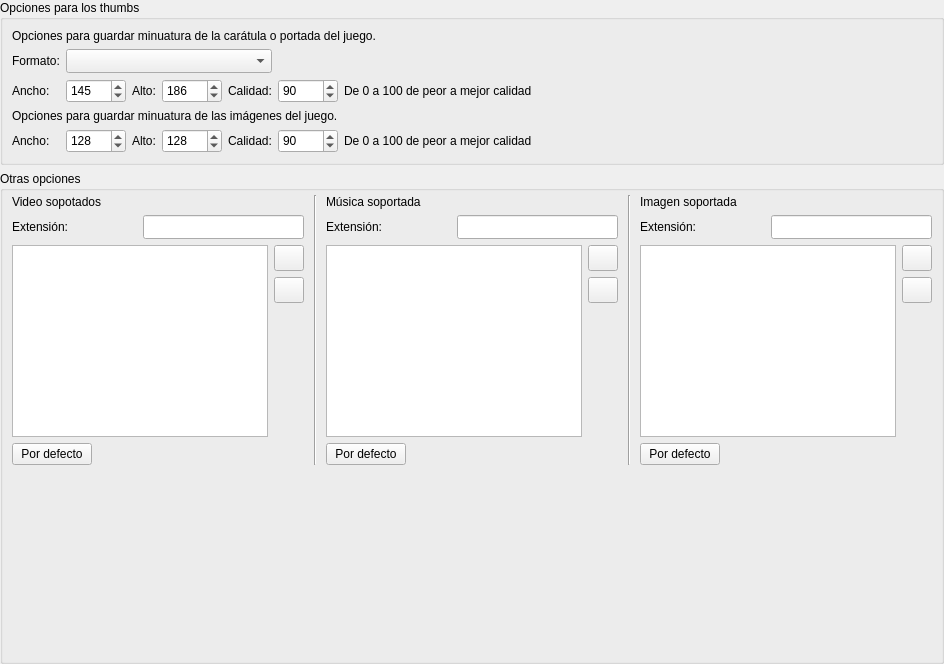
     <widget class="QWidget" name="page_8">
      <layout class="QVBoxLayout" name="verticalLayout_7">
       <property name="margin">
        <number>0</number>
       </property>
       <item>
        <widget class="QGroupBox" name="groupBox">
         <property name="title">
          <string>Opciones para los thumbs</string>
         </property>
         <layout class="QGridLayout" name="gridLayout_14">
          <item row="0" column="0" colspan="7">
           <widget class="QLabel" name="lb_Opt_74">
            <property name="text">
             <string>Opciones para guardar minuatura de la carátula o portada del juego.</string>
            </property>
           </widget>
          </item>
          <item row="1" column="0">
           <widget class="QLabel" name="lb_Opt_73">
            <property name="text">
             <string>Formato:</string>
            </property>
           </widget>
          </item>
          <item row="1" column="1" colspan="4">
           <widget class="QComboBox" name="cbx_thumb_format">
            <property name="minimumSize">
             <size>
              <width>0</width>
              <height>24</height>
             </size>
            </property>
           </widget>
          </item>
          <item row="2" column="0">
           <widget class="QLabel" name="lb_Opt_65">
            <property name="text">
             <string>Ancho:</string>
            </property>
           </widget>
          </item>
          <item row="2" column="1">
           <widget class="QSpinBox" name="spinBox_thumb_width">
            <property name="minimumSize">
             <size>
              <width>60</width>
              <height>24</height>
             </size>
            </property>
            <property name="minimum">
             <number>64</number>
            </property>
            <property name="maximum">
             <number>1024</number>
            </property>
            <property name="value">
             <number>145</number>
            </property>
           </widget>
          </item>
          <item row="2" column="2">
           <widget class="QLabel" name="lb_Opt_66">
            <property name="text">
             <string>Alto:</string>
            </property>
           </widget>
          </item>
          <item row="2" column="3">
           <widget class="QSpinBox" name="spinBox_thumb_height">
            <property name="minimumSize">
             <size>
              <width>60</width>
              <height>24</height>
             </size>
            </property>
            <property name="minimum">
             <number>64</number>
            </property>
            <property name="maximum">
             <number>1024</number>
            </property>
            <property name="value">
             <number>186</number>
            </property>
           </widget>
          </item>
          <item row="2" column="4">
           <widget class="QLabel" name="lb_Opt_67">
            <property name="text">
             <string>Calidad:</string>
            </property>
           </widget>
          </item>
          <item row="2" column="5">
           <widget class="QSpinBox" name="spinBox_thumb_quality">
            <property name="minimumSize">
             <size>
              <width>60</width>
              <height>24</height>
             </size>
            </property>
            <property name="minimum">
             <number>0</number>
            </property>
            <property name="maximum">
             <number>100</number>
            </property>
            <property name="value">
             <number>90</number>
            </property>
           </widget>
          </item>
          <item row="2" column="6">
           <widget class="QLabel" name="lb_Opt_68">
            <property name="sizePolicy">
             <sizepolicy hsizetype="Expanding" vsizetype="Preferred">
              <horstretch>0</horstretch>
              <verstretch>0</verstretch>
             </sizepolicy>
            </property>
            <property name="text">
             <string>De 0 a 100 de peor a mejor calidad</string>
            </property>
           </widget>
          </item>
          <item row="3" column="0" colspan="7">
           <widget class="QLabel" name="lb_Opt_75">
            <property name="text">
             <string>Opciones para guardar minuatura de las imágenes del juego.</string>
            </property>
           </widget>
          </item>
          <item row="4" column="0">
           <widget class="QLabel" name="lb_Opt_72">
            <property name="text">
             <string>Ancho:</string>
            </property>
           </widget>
          </item>
          <item row="4" column="1">
           <widget class="QSpinBox" name="spinBox_thumb_img_width">
            <property name="minimumSize">
             <size>
              <width>60</width>
              <height>24</height>
             </size>
            </property>
            <property name="minimum">
             <number>64</number>
            </property>
            <property name="maximum">
             <number>1024</number>
            </property>
            <property name="value">
             <number>128</number>
            </property>
           </widget>
          </item>
          <item row="4" column="2">
           <widget class="QLabel" name="lb_Opt_70">
            <property name="text">
             <string>Alto:</string>
            </property>
           </widget>
          </item>
          <item row="4" column="3">
           <widget class="QSpinBox" name="spinBox_thumb_img_height">
            <property name="minimumSize">
             <size>
              <width>60</width>
              <height>24</height>
             </size>
            </property>
            <property name="minimum">
             <number>64</number>
            </property>
            <property name="maximum">
             <number>1024</number>
            </property>
            <property name="value">
             <number>128</number>
            </property>
           </widget>
          </item>
          <item row="4" column="4">
           <widget class="QLabel" name="lb_Opt_71">
            <property name="text">
             <string>Calidad:</string>
            </property>
           </widget>
          </item>
          <item row="4" column="5">
           <widget class="QSpinBox" name="spinBox_thumb_img_quality">
            <property name="minimumSize">
             <size>
              <width>60</width>
              <height>24</height>
             </size>
            </property>
            <property name="minimum">
             <number>0</number>
            </property>
            <property name="maximum">
             <number>100</number>
            </property>
            <property name="value">
             <number>90</number>
            </property>
           </widget>
          </item>
          <item row="4" column="6">
           <widget class="QLabel" name="lb_Opt_69">
            <property name="sizePolicy">
             <sizepolicy hsizetype="Expanding" vsizetype="Preferred">
              <horstretch>0</horstretch>
              <verstretch>0</verstretch>
             </sizepolicy>
            </property>
            <property name="text">
             <string>De 0 a 100 de peor a mejor calidad</string>
            </property>
           </widget>
          </item>
         </layout>
        </widget>
       </item>
       <item>
        <widget class="QGroupBox" name="groupBox_7">
         <property name="title">
          <string>Otras opciones</string>
         </property>
         <layout class="QGridLayout" name="gridLayout_7">
          <property name="topMargin">
           <number>4</number>
          </property>
          <item row="0" column="0" colspan="3">
           <widget class="QLabel" name="lb_Opt_40">
            <property name="text">
             <string>Video sopotados</string>
            </property>
           </widget>
          </item>
          <item row="0" column="3" rowspan="6">
           <widget class="Line" name="line_9">
            <property name="minimumSize">
             <size>
              <width>10</width>
              <height>0</height>
             </size>
            </property>
            <property name="orientation">
             <enum>Qt::Vertical</enum>
            </property>
           </widget>
          </item>
          <item row="0" column="4" colspan="3">
           <widget class="QLabel" name="lb_Opt_41">
            <property name="text">
             <string>Música soportada</string>
            </property>
           </widget>
          </item>
          <item row="0" column="7" rowspan="6">
           <widget class="Line" name="line_10">
            <property name="minimumSize">
             <size>
              <width>10</width>
              <height>0</height>
             </size>
            </property>
            <property name="orientation">
             <enum>Qt::Vertical</enum>
            </property>
           </widget>
          </item>
          <item row="0" column="8" colspan="3">
           <widget class="QLabel" name="lb_Opt_42">
            <property name="text">
             <string>Imagen soportada</string>
            </property>
           </widget>
          </item>
          <item row="1" column="0">
           <widget class="QLabel" name="lb_Opt_43">
            <property name="text">
             <string>Extensión:</string>
            </property>
           </widget>
          </item>
          <item row="1" column="1" colspan="2">
           <widget class="QLineEdit" name="txtExtVideo">
            <property name="minimumSize">
             <size>
              <width>50</width>
              <height>24</height>
             </size>
            </property>
           </widget>
          </item>
          <item row="1" column="4">
           <widget class="QLabel" name="lb_Opt_44">
            <property name="text">
             <string>Extensión:</string>
            </property>
           </widget>
          </item>
          <item row="1" column="5" colspan="2">
           <widget class="QLineEdit" name="txtExtMusic">
            <property name="minimumSize">
             <size>
              <width>50</width>
              <height>24</height>
             </size>
            </property>
           </widget>
          </item>
          <item row="1" column="8">
           <widget class="QLabel" name="lb_Opt_46">
            <property name="text">
             <string>Extensión:</string>
            </property>
           </widget>
          </item>
          <item row="1" column="9" colspan="2">
           <widget class="QLineEdit" name="txtExtImage">
            <property name="minimumSize">
             <size>
              <width>50</width>
              <height>24</height>
             </size>
            </property>
           </widget>
          </item>
          <item row="2" column="0" rowspan="3" colspan="2">
           <widget class="QListWidget" name="lwExtVideo"/>
          </item>
          <item row="2" column="2">
           <widget class="QPushButton" name="btnExtVideoAdd">
            <property name="minimumSize">
             <size>
              <width>30</width>
              <height>26</height>
             </size>
            </property>
            <property name="maximumSize">
             <size>
              <width>30</width>
              <height>26</height>
             </size>
            </property>
            <property name="text">
             <string/>
            </property>
            <property name="icon">
             <iconset resource="../res/gr-lida.qrc">
              <normaloff>:/img16/list_add.png</normaloff>:/img16/list_add.png</iconset>
            </property>
           </widget>
          </item>
          <item row="2" column="4" rowspan="3" colspan="2">
           <widget class="QListWidget" name="lwExtMusic"/>
          </item>
          <item row="2" column="6">
           <widget class="QPushButton" name="btnExtMusicAdd">
            <property name="minimumSize">
             <size>
              <width>30</width>
              <height>26</height>
             </size>
            </property>
            <property name="maximumSize">
             <size>
              <width>30</width>
              <height>26</height>
             </size>
            </property>
            <property name="text">
             <string/>
            </property>
            <property name="icon">
             <iconset resource="../res/gr-lida.qrc">
              <normaloff>:/img16/list_add.png</normaloff>:/img16/list_add.png</iconset>
            </property>
           </widget>
          </item>
          <item row="2" column="8" rowspan="3" colspan="2">
           <widget class="QListWidget" name="lwExtImage"/>
          </item>
          <item row="2" column="10">
           <widget class="QPushButton" name="btnExtImageAdd">
            <property name="minimumSize">
             <size>
              <width>30</width>
              <height>26</height>
             </size>
            </property>
            <property name="maximumSize">
             <size>
              <width>30</width>
              <height>26</height>
             </size>
            </property>
            <property name="text">
             <string/>
            </property>
            <property name="icon">
             <iconset resource="../res/gr-lida.qrc">
              <normaloff>:/img16/list_add.png</normaloff>:/img16/list_add.png</iconset>
            </property>
           </widget>
          </item>
          <item row="3" column="2">
           <widget class="QPushButton" name="btnExtVideoDelete">
            <property name="minimumSize">
             <size>
              <width>30</width>
              <height>26</height>
             </size>
            </property>
            <property name="maximumSize">
             <size>
              <width>30</width>
              <height>26</height>
             </size>
            </property>
            <property name="text">
             <string/>
            </property>
            <property name="icon">
             <iconset resource="../res/gr-lida.qrc">
              <normaloff>:/img16/list_remove.png</normaloff>:/img16/list_remove.png</iconset>
            </property>
           </widget>
          </item>
          <item row="3" column="6">
           <widget class="QPushButton" name="btnExtMusicDelete">
            <property name="minimumSize">
             <size>
              <width>30</width>
              <height>26</height>
             </size>
            </property>
            <property name="maximumSize">
             <size>
              <width>30</width>
              <height>26</height>
             </size>
            </property>
            <property name="text">
             <string/>
            </property>
            <property name="icon">
             <iconset resource="../res/gr-lida.qrc">
              <normaloff>:/img16/list_remove.png</normaloff>:/img16/list_remove.png</iconset>
            </property>
           </widget>
          </item>
          <item row="3" column="10">
           <widget class="QPushButton" name="btnExtImageDelete">
            <property name="minimumSize">
             <size>
              <width>30</width>
              <height>26</height>
             </size>
            </property>
            <property name="maximumSize">
             <size>
              <width>30</width>
              <height>26</height>
             </size>
            </property>
            <property name="text">
             <string/>
            </property>
            <property name="icon">
             <iconset resource="../res/gr-lida.qrc">
              <normaloff>:/img16/list_remove.png</normaloff>:/img16/list_remove.png</iconset>
            </property>
           </widget>
          </item>
          <item row="4" column="2" rowspan="2">
           <spacer name="verticalSpacer_14">
            <property name="orientation">
             <enum>Qt::Vertical</enum>
            </property>
            <property name="sizeHint" stdset="0">
             <size>
              <width>20</width>
              <height>128</height>
             </size>
            </property>
           </spacer>
          </item>
          <item row="4" column="6" rowspan="2">
           <spacer name="verticalSpacer_15">
            <property name="orientation">
             <enum>Qt::Vertical</enum>
            </property>
            <property name="sizeHint" stdset="0">
             <size>
              <width>20</width>
              <height>128</height>
             </size>
            </property>
           </spacer>
          </item>
          <item row="4" column="10" rowspan="2">
           <spacer name="verticalSpacer_16">
            <property name="orientation">
             <enum>Qt::Vertical</enum>
            </property>
            <property name="sizeHint" stdset="0">
             <size>
              <width>20</width>
              <height>128</height>
             </size>
            </property>
           </spacer>
          </item>
          <item row="5" column="0" colspan="2">
           <layout class="QHBoxLayout" name="horizontalLayout_13">
            <item>
             <widget class="QPushButton" name="btnExtVideoDefecto">
              <property name="text">
               <string>Por defecto</string>
              </property>
             </widget>
            </item>
            <item>
             <spacer name="horizontalSpacer_7">
              <property name="orientation">
               <enum>Qt::Horizontal</enum>
              </property>
              <property name="sizeHint" stdset="0">
               <size>
                <width>40</width>
                <height>20</height>
               </size>
              </property>
             </spacer>
            </item>
           </layout>
          </item>
          <item row="5" column="4" colspan="2">
           <layout class="QHBoxLayout" name="horizontalLayout_12">
            <item>
             <widget class="QPushButton" name="btnExtMusicDefecto">
              <property name="text">
               <string>Por defecto</string>
              </property>
             </widget>
            </item>
            <item>
             <spacer name="horizontalSpacer_8">
              <property name="orientation">
               <enum>Qt::Horizontal</enum>
              </property>
              <property name="sizeHint" stdset="0">
               <size>
                <width>40</width>
                <height>20</height>
               </size>
              </property>
             </spacer>
            </item>
           </layout>
          </item>
          <item row="5" column="8" colspan="2">
           <layout class="QHBoxLayout" name="horizontalLayout_14">
            <item>
             <widget class="QPushButton" name="btnExtImageDefecto">
              <property name="text">
               <string>Por defecto</string>
              </property>
             </widget>
            </item>
            <item>
             <spacer name="horizontalSpacer_9">
              <property name="orientation">
               <enum>Qt::Horizontal</enum>
              </property>
              <property name="sizeHint" stdset="0">
               <size>
                <width>40</width>
                <height>20</height>
               </size>
              </property>
             </spacer>
            </item>
           </layout>
          </item>
          <item row="6" column="0" colspan="11">
           <spacer name="verticalSpacer_17">
            <property name="orientation">
             <enum>Qt::Vertical</enum>
            </property>
            <property name="sizeHint" stdset="0">
             <size>
              <width>20</width>
              <height>187</height>
             </size>
            </property>
           </spacer>
          </item>
         </layout>
        </widget>
       </item>
      </layout>
     </widget>
